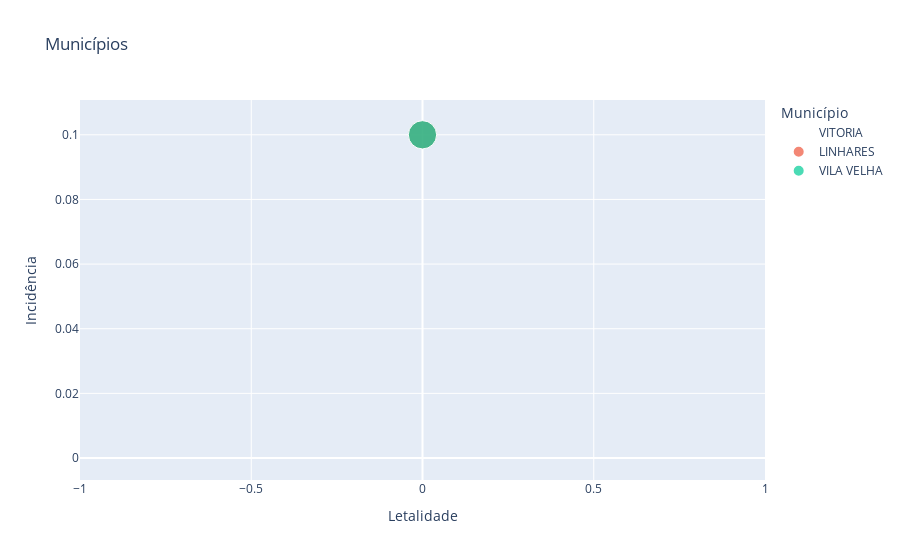

The notebook cell saved with this chart:
### Code cell
df_scatter = df_counts.groupby(['DataNotificacao', 'Municipio'])\
    .sum()\
    .reset_index()\
    .drop_duplicates('Municipio', keep='last')\
    .merge(df_municipios, on='Municipio', how='left')

df_scatter['Incidencia'] = round(df_scatter['ConfirmadosAcumulado'] * 10000 / df_scatter['PopulacaoEstimada'], 1)
df_scatter['Letalidade'] = round(df_scatter['ObitosAcumulado'] * 100.0 / df_scatter['ConfirmadosAcumulado'], 2)

df_scatter = df_scatter.dropna()\
    .sort_values('Incidencia')

fig = px.scatter(
    df_scatter, x='Letalidade',
    y='Incidencia',
    color='Municipio',
    size='Incidencia',
    hover_name='Municipio',
    hover_data=['Municipio'],
    labels={
        'Incidencia': 'Incidência',
        'Municipio': 'Município',
    },
    title='Municípios'
)

fig.show()

### Figure 1 — Plotly figure (JSON) as saved in the notebook; plotly's stock layout.template omitted (floating-point values rounded to 4 significant figures)
{"data": [{"customdata": [["VITORIA"]], "hovertemplate": "<b>%{hovertext}</b><br><br>Município=%{customdata[0]}<br>Letalidade=%{x}<br>Incidência=%{marker.size}<extra></extra>", "hovertext": ["VITORIA"], "legendgroup": "VITORIA", "marker": {"color": "#636efa", "size": [0], "sizemode": "area", "sizeref": 0.00025, "symbol": "circle"}, "mode": "markers", "name": "VITORIA", "orientation": "v", "showlegend": true, "type": "scatter", "x": [0], "xaxis": "x", "y": [0], "yaxis": "y"}, {"customdata": [["LINHARES"]], "hovertemplate": "<b>%{hovertext}</b><br><br>Município=%{customdata[0]}<br>Letalidade=%{x}<br>Incidência=%{marker.size}<extra></extra>", "hovertext": ["LINHARES"], "legendgroup": "LINHARES", "marker": {"color": "#EF553B", "size": [0.1], "sizemode": "area", "sizeref": 0.00025, "symbol": "circle"}, "mode": "markers", "name": "LINHARES", "orientation": "v", "showlegend": true, "type": "scatter", "x": [0], "xaxis": "x", "y": [0.1], "yaxis": "y"}, {"customdata": [["VILA VELHA"]], "hovertemplate": "<b>%{hovertext}</b><br><br>Município=%{customdata[0]}<br>Letalidade=%{x}<br>Incidência=%{marker.size}<extra></extra>", "hovertext": ["VILA VELHA"], "legendgroup": "VILA VELHA", "marker": {"color": "#00cc96", "size": [0.1], "sizemode": "area", "sizeref": 0.00025, "symbol": "circle"}, "mode": "markers", "name": "VILA VELHA", "orientation": "v", "showlegend": true, "type": "scatter", "x": [0], "xaxis": "x", "y": [0.1], "yaxis": "y"}], "layout": {"legend": {"itemsizing": "constant", "title": {"text": "Município"}, "tracegroupgap": 0}, "title": {"text": "Municípios"}, "xaxis": {"anchor": "y", "domain": [0, 1], "title": {"text": "Letalidade"}}, "yaxis": {"anchor": "x", "domain": [0, 1], "title": {"text": "Incidência"}}}}
